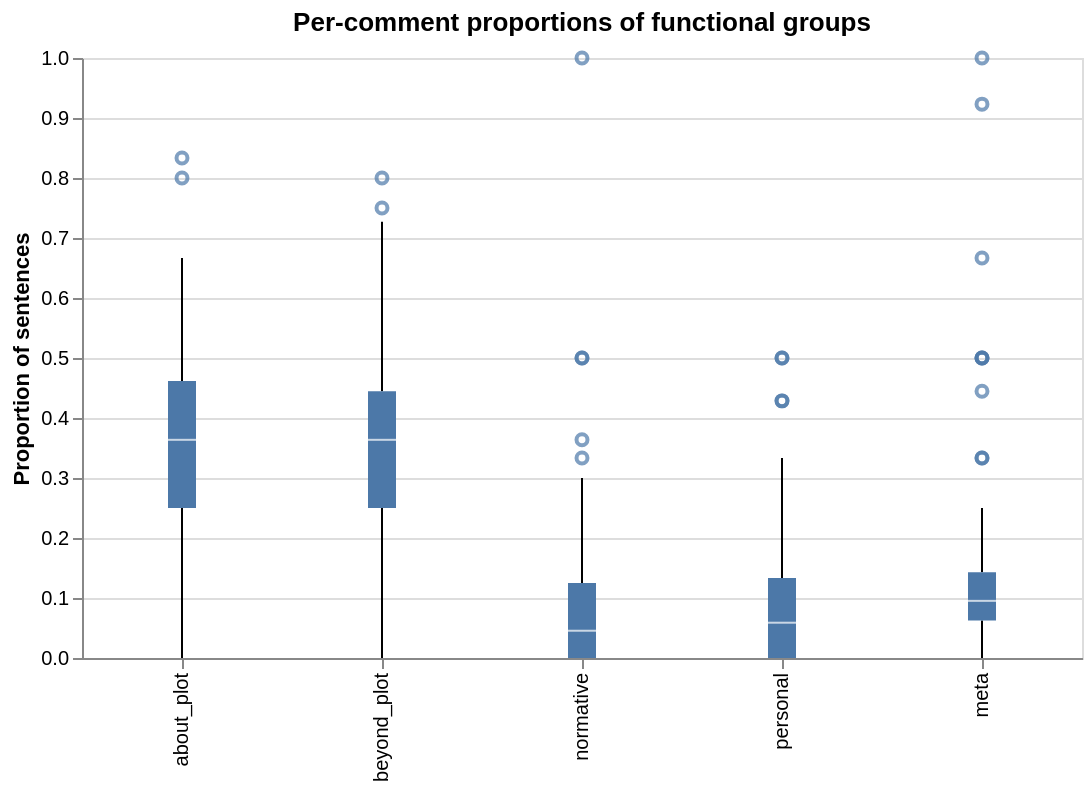

Notebook code for this chart:
### Code cell
cols = [c for c in GROUPS if c in comment_props.columns]
box_df = comment_props[cols].melt(var_name="group", value_name="proportion")

alt.Chart(box_df).mark_boxplot().encode(
    x=alt.X("group:N", sort=cols, title=None),
    y=alt.Y("proportion:Q", title="Proportion of sentences"),
).properties(title="Per-comment proportions of functional groups", width=500, height=300)

### Figure 1 — Vega-Lite specification as saved in the notebook (floating-point values rounded to 4 significant figures; data arrays with more than 128 entries replaced by an {"elided": "..."} marker saying what was removed)
{"config": {"view": {"continuousWidth": 300, "continuousHeight": 300}}, "data": {"name": "data-3a57f784e7841c90494582175ff51006"}, "mark": {"type": "boxplot"}, "encoding": {"x": {"field": "group", "sort": ["about_plot", "beyond_plot", "normative", "personal", "meta"], "title": null, "type": "nominal"}, "y": {"field": "proportion", "title": "Proportion of sentences", "type": "quantitative"}}, "height": 300, "title": "Per-comment proportions of functional groups", "width": 500, "$schema": "https://vega.github.io/schema/vega-lite/v6.1.0.json", "datasets": {"data-3a57f784e7841c90494582175ff51006": {"elided": "765 records"}}}
